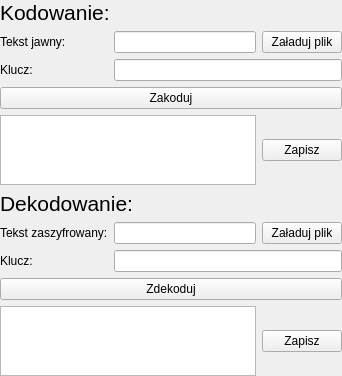
             <widget class="QWidget" name="des_normalMode_page">
              <layout class="QGridLayout" name="gridLayout_5">
               <property name="leftMargin">
                <number>0</number>
               </property>
               <property name="topMargin">
                <number>0</number>
               </property>
               <property name="rightMargin">
                <number>0</number>
               </property>
               <property name="bottomMargin">
                <number>0</number>
               </property>
               <item row="2" column="1" colspan="2">
                <widget class="QLineEdit" name="Des_input_key"/>
               </item>
               <item row="7" column="1" colspan="2">
                <widget class="QLineEdit" name="Des_decode_input_key"/>
               </item>
               <item row="6" column="0">
                <widget class="QLabel" name="label_45">
                 <property name="text">
                  <string>Tekst zaszyfrowany:</string>
                 </property>
                </widget>
               </item>
               <item row="9" column="0" colspan="2">
                <widget class="QTextEdit" name="Des_decode_output">
                 <property name="maximumSize">
                  <size>
                   <width>16777215</width>
                   <height>70</height>
                  </size>
                 </property>
                 <property name="readOnly">
                  <bool>true</bool>
                 </property>
                </widget>
               </item>
               <item row="9" column="2">
                <widget class="QPushButton" name="Des_decode_output_save">
                 <property name="text">
                  <string>Zapisz</string>
                 </property>
                </widget>
               </item>
               <item row="0" column="0" colspan="3">
                <widget class="QLabel" name="label_48">
                 <property name="font">
                  <font>
                   <pointsize>16</pointsize>
                  </font>
                 </property>
                 <property name="text">
                  <string>Kodowanie:</string>
                 </property>
                </widget>
               </item>
               <item row="4" column="2">
                <widget class="QPushButton" name="Des_output_save">
                 <property name="text">
                  <string>Zapisz</string>
                 </property>
                </widget>
               </item>
               <item row="4" column="0" colspan="2">
                <widget class="QTextEdit" name="Des_output">
                 <property name="maximumSize">
                  <size>
                   <width>16777215</width>
                   <height>70</height>
                  </size>
                 </property>
                 <property name="readOnly">
                  <bool>true</bool>
                 </property>
                </widget>
               </item>
               <item row="1" column="0">
                <widget class="QLabel" name="label_47">
                 <property name="text">
                  <string>Tekst jawny:</string>
                 </property>
                </widget>
               </item>
               <item row="7" column="0">
                <widget class="QLabel" name="label_43">
                 <property name="text">
                  <string>Klucz:</string>
                 </property>
                </widget>
               </item>
               <item row="6" column="2">
                <widget class="QPushButton" name="Des_decode_input_file">
                 <property name="text">
                  <string>Załaduj plik</string>
                 </property>
                </widget>
               </item>
               <item row="2" column="0">
                <widget class="QLabel" name="label_46">
                 <property name="text">
                  <string>Klucz:</string>
                 </property>
                </widget>
               </item>
               <item row="3" column="0" colspan="3">
                <widget class="QPushButton" name="Des_button">
                 <property name="text">
                  <string>Zakoduj</string>
                 </property>
                </widget>
               </item>
               <item row="1" column="1">
                <widget class="QLineEdit" name="Des_input_text"/>
               </item>
               <item row="6" column="1">
                <widget class="QLineEdit" name="Des_decode_input_text"/>
               </item>
               <item row="8" column="0" colspan="3">
                <widget class="QPushButton" name="Des_decode_button">
                 <property name="text">
                  <string>Zdekoduj</string>
                 </property>
                </widget>
               </item>
               <item row="5" column="0" colspan="3">
                <widget class="QLabel" name="label_44">
                 <property name="font">
                  <font>
                   <pointsize>16</pointsize>
                  </font>
                 </property>
                 <property name="text">
                  <string>Dekodowanie:</string>
                 </property>
                </widget>
               </item>
               <item row="1" column="2">
                <widget class="QPushButton" name="Des_input_file">
                 <property name="text">
                  <string>Załaduj plik</string>
                 </property>
                </widget>
               </item>
               <item row="10" column="0">
                <spacer name="verticalSpacer_6">
                 <property name="orientation">
                  <enum>Qt::Orientation::Vertical</enum>
                 </property>
                 <property name="sizeHint" stdset="0">
                  <size>
                   <width>0</width>
                   <height>0</height>
                  </size>
                 </property>
                </spacer>
               </item>
              </layout>
             </widget>
